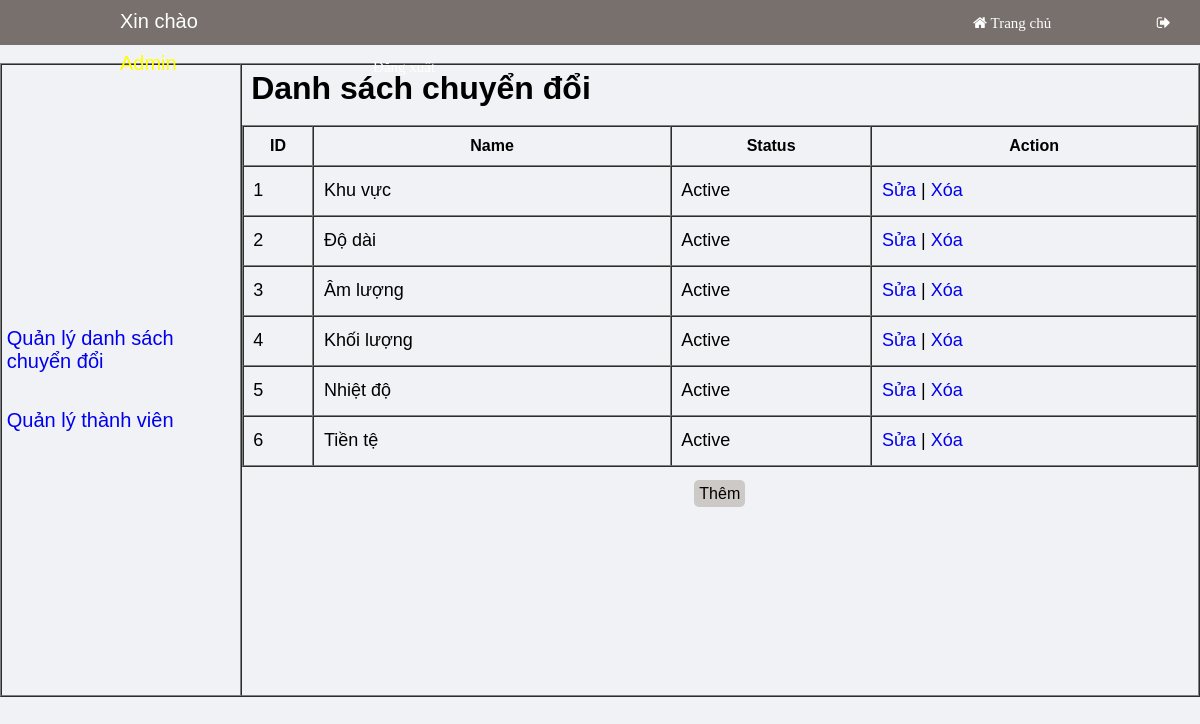
Page /admin/?option=brands (signed in) on the committed database.
### tables this page shows
CREATE TABLE `brands` (
  `id` int(11) NOT NULL,
  `name` varchar(100) NOT NULL,
  `status` tinyint(1) NOT NULL DEFAULT 1
);

### admin1/brands/brands.php (the view, shortened to what this page needs)
<?php
	$query="select*from brands";
	$result=$connect->query($query);
?>
<h1>Danh sách chuyển đổi</h1>
<br>
<table width="100%" border="1" cellspacing="0" cellpadding="0">
	<thead class="thead">
		<tr>
			<th>ID</th>
			<th>Name</th>
			<th>Status</th>
			<th>Action</th>
		</tr>
	</thead>
	<tbody class="tbody">
		<?php foreach($result as $item):?>
			<tr>
				<td><?=$item['id']?></td>
				<td><?=$item['name']?></td>
				<td><?=$item['status']==1?'Active':'UnActive'?></td>
				<td><a href="?option=updatebrand&id=<?=$item['id']?>">Sửa</a> | <a onclick="return confirm('Bạn có chắc chắn muốn xóa không ?');" href="?option=deletebrand&id=<?=$item['id']?>">Xóa</a></td>
			</tr>
		<?php endforeach;?>
	</tbody>
</table><br>
<section class="section"><a href="?option=addbrand">Thêm </a></section>

### admin/index.php (shortened to what this page needs)
<!DOCTYPE html>
<html>
<head>
</head>
<body>
	<?php
		if(empty($_SESSION['admin'])){
			include "../admin1/loginadmin.php";
		}else{
			include "../admin1/cpanel.php";
		}
	 ?>
</body>
</html>

### admin1/cpanel.php (shortened to what this page needs)
<!DOCTYPE html>
<html>
<head>
	<link rel="stylesheet" href="https://cdnjs.cloudflare.com/ajax/libs/font-awesome/4.7.0/css/font-awesome.min.css">
</head>
<body>
	<div class="header" >
		<div>
			Xin chào <span style="color: yellow;">Admin</span>
		</div>
		<div>
			<a href="index.php"  style="margin-left: 600px; color: white; font-family: verdana; width: 150px;font-size: 15px;"><i class="fa fa-home" aria-hidden="true"></i> Trang chủ</a>
			<a href="?option=logoutadmin" style="color: white; font-family: verdana; width: 150px; font-size: 15px; margin-left: 100px; "><i class="fa fa-sign-out" aria-hidden="true"></i> Đăng xuất</a>
		</div>
	</div><br>
<table width="100%" border="1" cellpadding="0" cellspacing="0">
	<tr>
		<td width="20%;">
			<section style="margin-left: 2%;">
				<a style="text-decoration: none; font-size: 20px;font-family: arial;" href="?option=brands">Quản lý danh sách chuyển đổi</a>
			</section><br><br>
			<section style="margin-left: 2%">
				<a style="text-decoration: none; font-size: 20px;font-family: arial;" href="?option=member"> Quản lý thành viên</a>
			</section>
		</td>
		<td>
			<?php
				if(isset($_GET['option'])){
					switch ($_GET['option']) {
						case 'brands':
							include"brands/brands.php";
							break;
					}
				}
			?>
		</td>
	</tr>
</table>
</body>
</html>

### admin1/cpanel.php (style rules this page uses)
body { background: #f0f2f5; }
* { margin: 0; padding: 0; list-style: none; text-decoration: none; }
.header { width: 100%; height: 45px; background: #77706c; display: flex; }
.header div { color: white; margin-left: 10%; font-size: 20px; font-family: arial; line-height: 42px; }
h1 { font-family: arial; }

### admin1/brands/brands.php (style rules this page uses)
* { padding: 0; margin: 0; font-family: arial; }
.tbody tr td { padding-left: 1%; font-size: 18px; }
h1 { padding-top: 0.5%; margin-left: 1%; }
.thead tr { height: 40px; }
.tbody tr { height: 50px; }
.section { height: 200px; text-align: center; margin-bottom: 10px; }
.section a { background: #ccc9c6; color: #000000; text-decoration: none; padding: 5px; border-radius: 5px; }

### rows in the picture
brands: id "1", name "Khu vực", status "Active"
brands: id "2", name "Độ dài", status "Active"
brands: id "3", name "Âm lượng", status "Active"
brands: id "4", name "Khối lượng", status "Active"
brands: id "5", name "Nhiệt độ", status "Active"
brands: id "6", name "Tiền tệ", status "Active"
